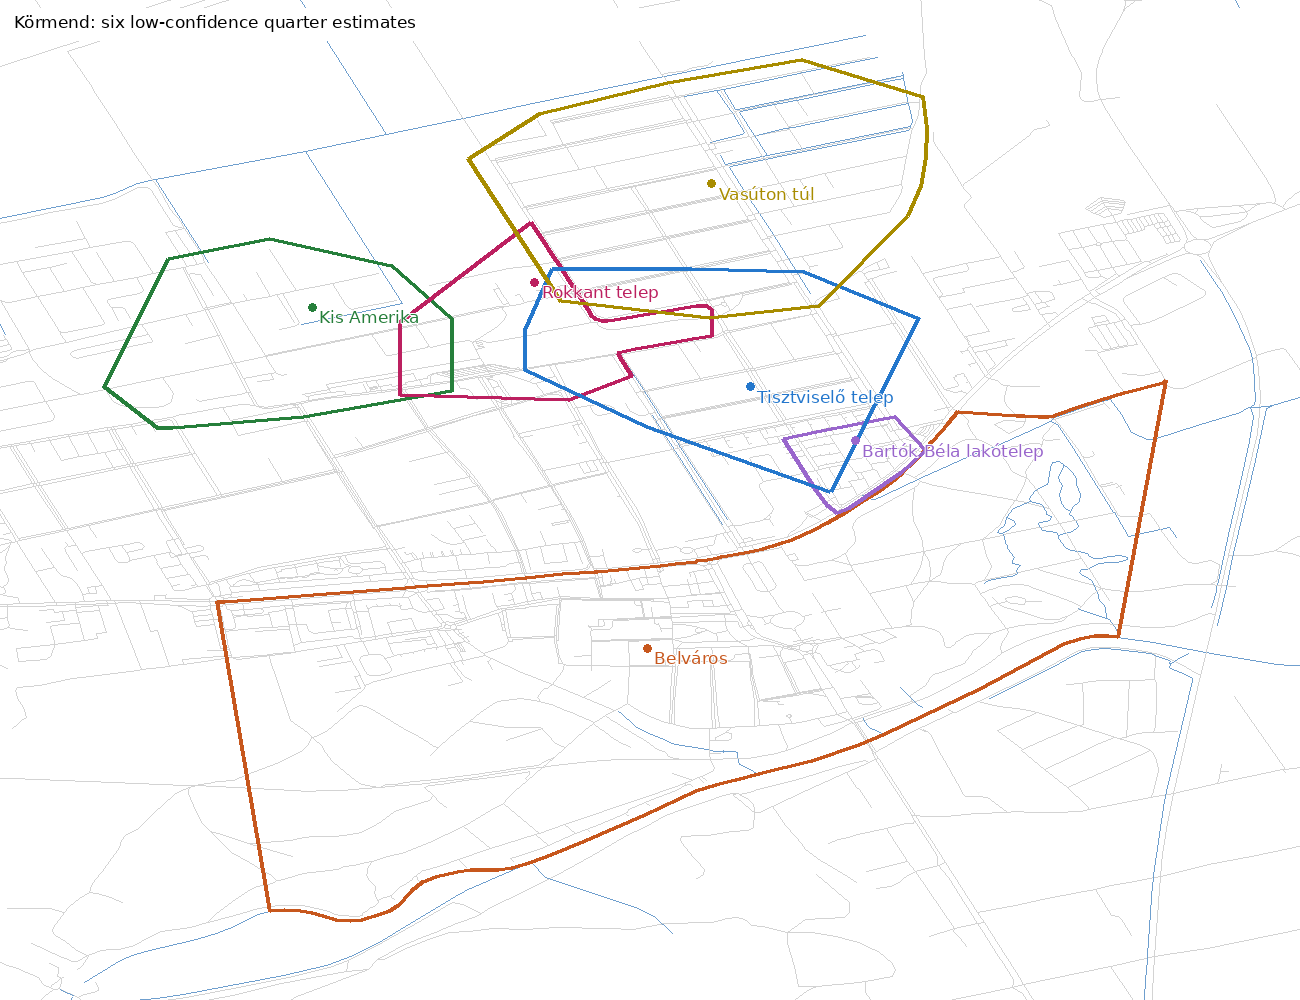

The Python source for this figure:
#!/usr/bin/env python3
import json
from pathlib import Path
from PIL import Image,ImageDraw,ImageFont
P=Path(__file__).resolve().parent;W,H=1300,1000;bounds=(16.588,46.998,16.619,47.027)
font=ImageFont.truetype('/usr/share/fonts/truetype/dejavu/DejaVuSans.ttf',17)
def xy(c):return ((c[0]-bounds[0])/(bounds[2]-bounds[0])*W,(bounds[3]-c[1])/(bounds[3]-bounds[1])*H)
im=Image.new('RGB',(W,H),'white');d=ImageDraw.Draw(im)
colors=['#c7571d','#9966cc','#267f3b','#bc2060','#2477cc','#a88c00']
for f in json.load(open(P/'source-ways.geojson'))['features']:
 tags=f['properties']['source']['tags'];cs=[xy(c) for c in f['geometry']['coordinates']]
 if tags.get('highway') or tags.get('waterway'):d.line(cs,fill='#6f9fce' if tags.get('waterway') else '#d3d3d3',width=1)
for f,col in zip(json.load(open(P/'features.geojson'))['features'],colors):
 cs=[xy(c) for c in f['geometry']['coordinates'][0]];d.line(cs,fill=col,width=4)
for f,col in zip(json.load(open(P/'features.geojson'))['features'],colors):
 p=next(x for x in json.load(open(P/'source-named-points.geojson'))['features'] if x['properties']['name']==f['properties']['name']);x,y=xy(p['geometry']['coordinates']);d.ellipse((x-4,y-4,x+4,y+4),fill=col);d.text((x+7,y),f['properties']['name'],font=font,fill=col,stroke_width=1,stroke_fill='white')
d.rectangle((8,8,720,40),fill='white');d.text((14,12),'Körmend: six low-confidence quarter estimates',font=font,fill='black')
im.save(P/'preview.png')
